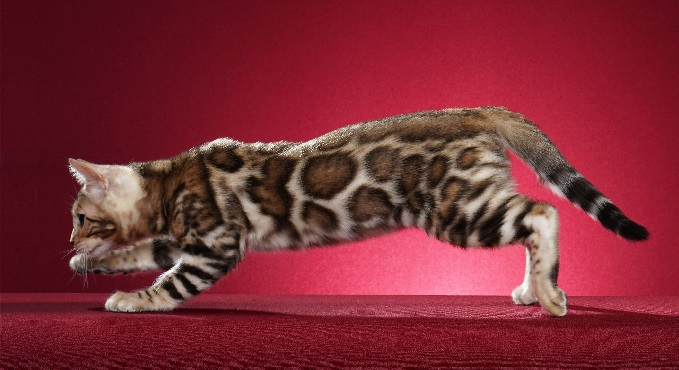
%> input picture cat.jpg, 679 x 370 px
$ octave CatHistogram.m   (GNU Octave 9; MATLAB toolbox functions it lacks are replaced by stand-ins)
%> lines starting %> are read from the running program, lines starting %| are printed output that depends on the picture
%CatHistogram, used in ECE 593-01 HW1, written by Kaleb Byrum on 1/10/2019

clear all
close all

I = imread('cat.jpg');
%> I is the input picture: size 370x679x3 uint8; mean R, G, B 126.2, 42.8, 53
%Original cat photo
figure, imshow(I);
%Histogram of Intensities for original cat photo
figure, imhist(I);
title("Histogram of Intensities for 'cat.jpg'"), xlabel("Spectrum of Intensities"), ylabel("Intensity Level");
%> after `ylabel("Intensity Level")`:
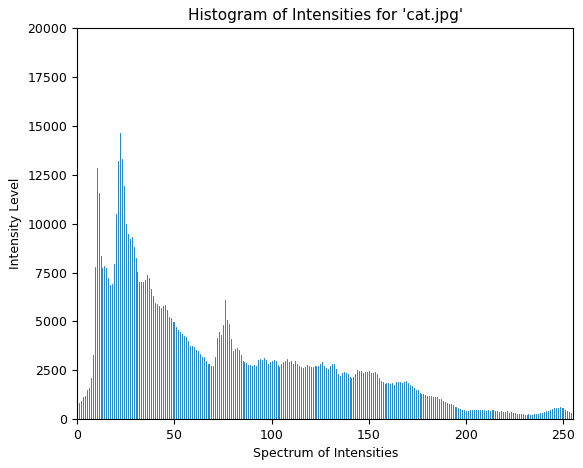
%> figure redrawn from the program's plot data; highest point at x = 22, y = 14641
saveas(gcf, 'CatHistogram/originalCatIntensityHistogram.png');
%Create new photo object with equalized Histogram of Intensities
I2 = histeq(I);
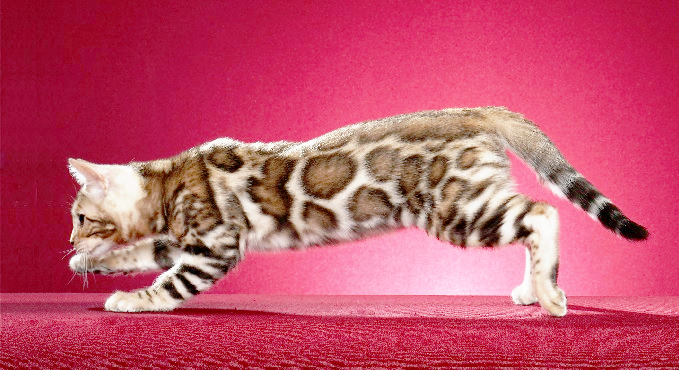
%> I2: size 370x679x3 uint8; mean R, G, B 194.2, 79.3, 105.6
figure, imshow(I2), saveas(gcf, 'CatHistogram/equalizedCat.png');
%Show equalized Histogram of Intensities
figure, imhist(I2);
title("Histogram of Intensities for Equalized 'cat.jpg'"), xlabel("Spectrum of Intensities"), ylabel("Intensity Level");
%> after `ylabel("Intensity Level")`:
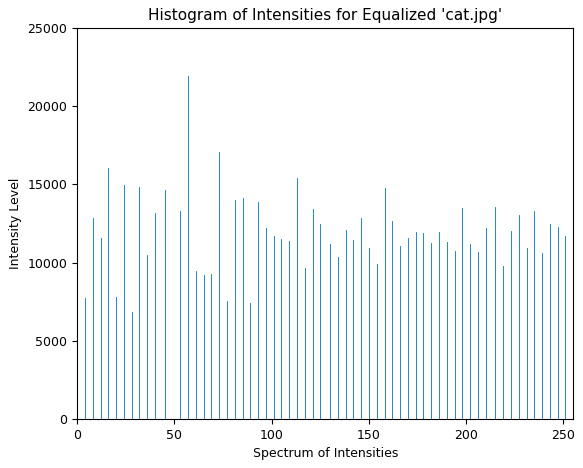
%> figure redrawn from the program's plot data; highest point at x = 57, y = 21926
saveas(gcf, 'CatHistogram/equalizedCatIntensityHistogram.png');

$ run again, with dandelion.jpg copied over cat.jpg
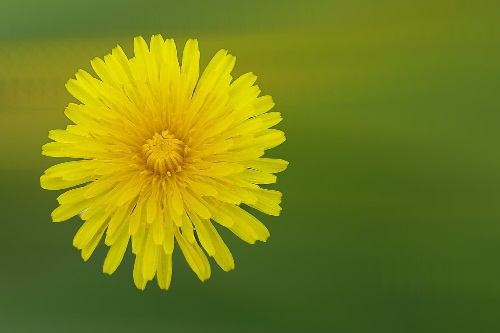
%> input picture dandelion.jpg, 500 x 333 px
%> I is the input picture: size 333x500x3 uint8; mean R, G, B 116.1, 127.7, 24.1
%> `I2 = histeq(I);`:
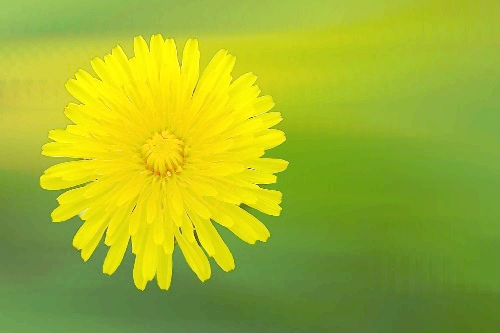
%> I2: size 333x500x3 uint8; mean R, G, B 158.5, 180.1, 40.6
%> `ylabel("Intensity Level")`:
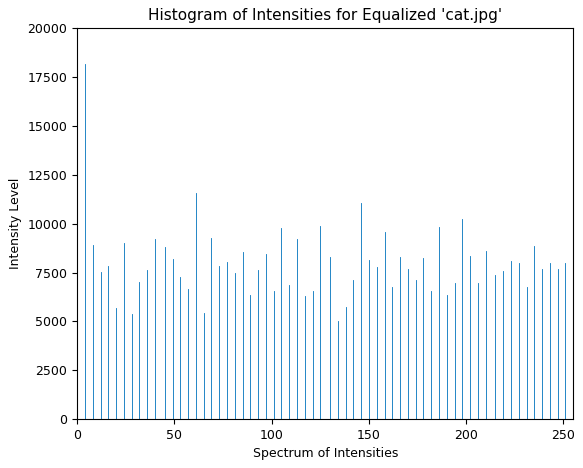
%> figure redrawn from the program's plot data; highest point at x = 4, y = 18149

$ run again, with flower.png saved as cat.jpg
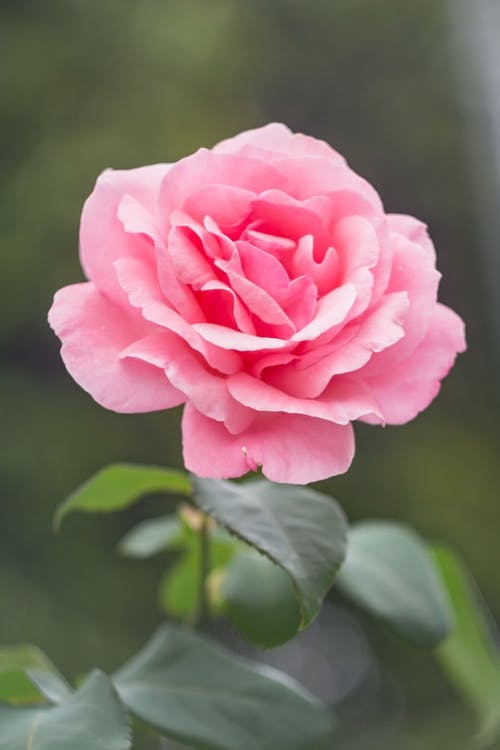
%> input picture flower.png, 500 x 750 px
%> I is the input picture: size 750x500x3 uint8; mean R, G, B 129.3, 108.4, 101.6
%> `I2 = histeq(I);`:
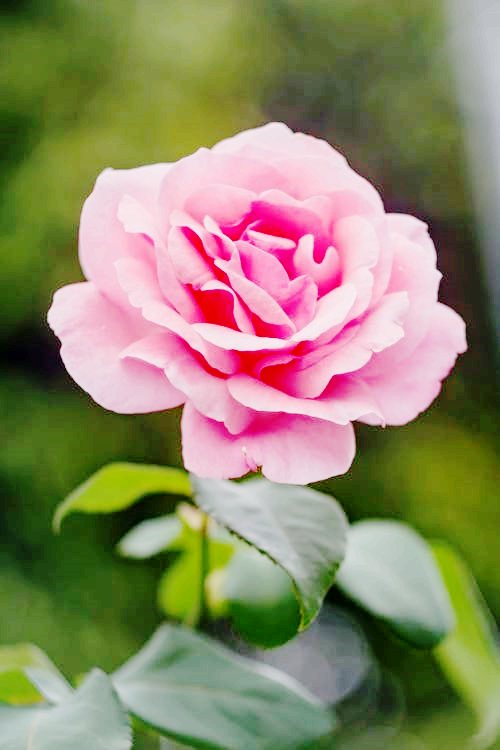
%> I2: size 750x500x3 uint8; mean R, G, B 141.3, 135.6, 102.5
%> `ylabel("Intensity Level")`:
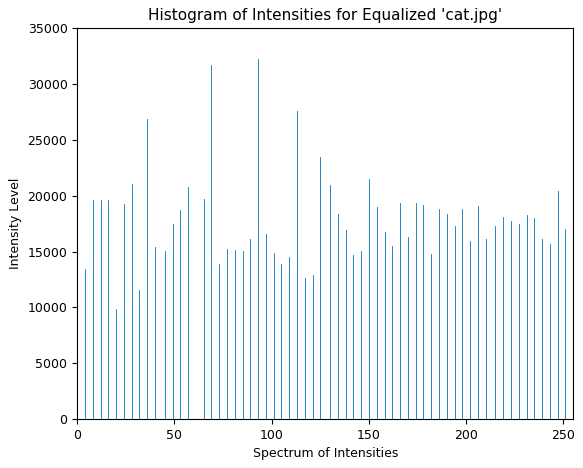
%> figure redrawn from the program's plot data; highest point at x = 93, y = 32224
